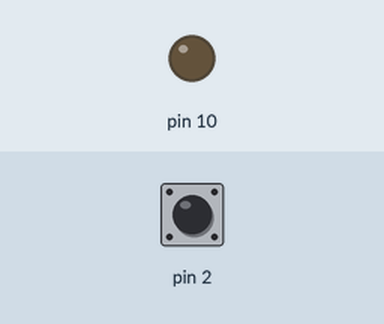
Simulated run of this sketch. Board: Arduino Uno, built with avr-gcc and run on an emulated ATmega328P. Shown: output pins drawn as LEDs (lit = HIGH). Inputs (shaded band) come from the test bench; at power-on: pin 2 HIGH.

Above: at 1.2 s.
1.3 s: pin 2 pulled LOW for 0.15 s
At 2.2 s:
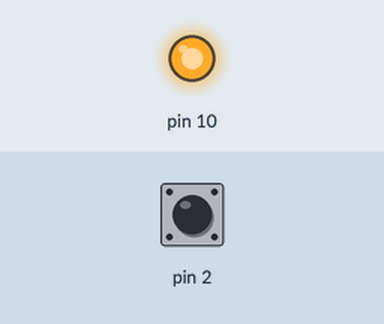
2.9 s: pin 2 pulled LOW for 1 s
At 3.4 s:
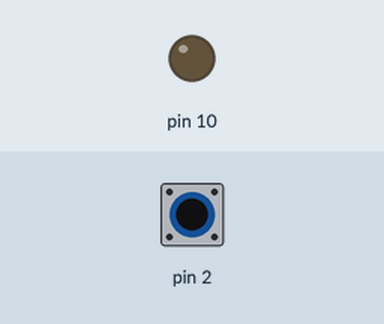
5.4 s: pin 2 pulled LOW for 3.2 s
At 6.5 s:
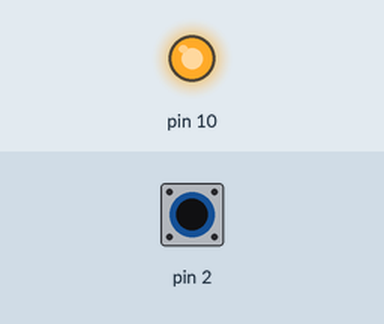
Timing chart, 0 to 8.4 s (numbered marks = the images above; inputs shaded):
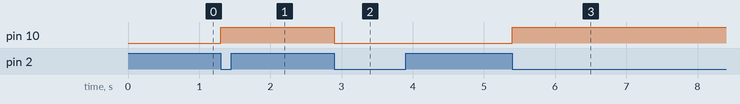

Measured:
- after the input at 1.3 s, pin 10: LOW → HIGH at once
- after the input at 2.9 s, pin 10: HIGH → LOW at once
- after the input at 5.4 s, pin 10: LOW → HIGH at once

The sketch:

button_normal.ino
```cpp
int ledState = LOW;
int lastButtonState = HIGH;

void setup()
{
    pinMode(2, INPUT_PULLUP);
    pinMode(10, OUTPUT);
}

void loop()
{
    int buttonState = digitalRead(2);

    if (lastButtonState == HIGH && buttonState == LOW)
    {
        ledState = !ledState;

        digitalWrite(10, ledState);

        delay(50);
    }

    lastButtonState = buttonState;
}
```
